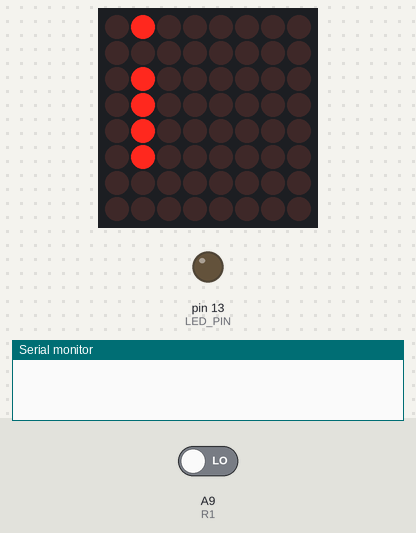
Bench run of a program on a simulated Teensy 3. Shown: 8×8 LED matrix, output pins drawn as LEDs (lit = HIGH), the last lines printed to the serial monitor. Inputs (shaded band) come from the test bench; at power-on: A9 (R1) LOW. MIDI output is not drawn; pins used as bus, display or sensor lines are not drawn.

Above: at 1.0 s.
2.3 s: A9 (R1) driven HIGH
At 2.7 s:
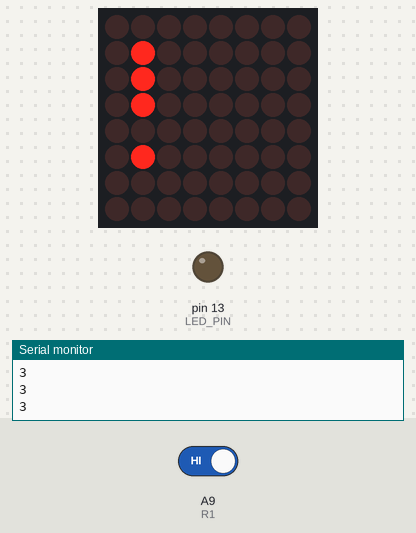
3.8 s: A9 (R1) driven LOW
At 4.7 s:
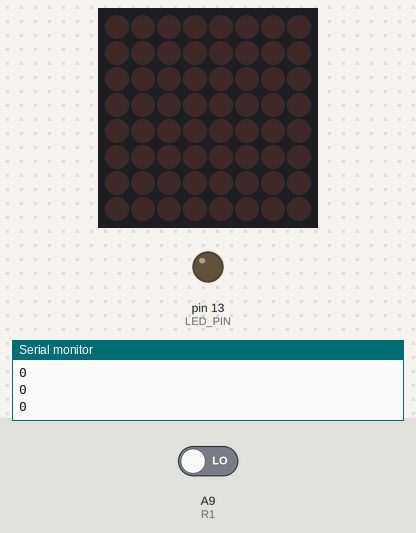
5.3 s: A9 (R1) driven HIGH
At 5.31 s:
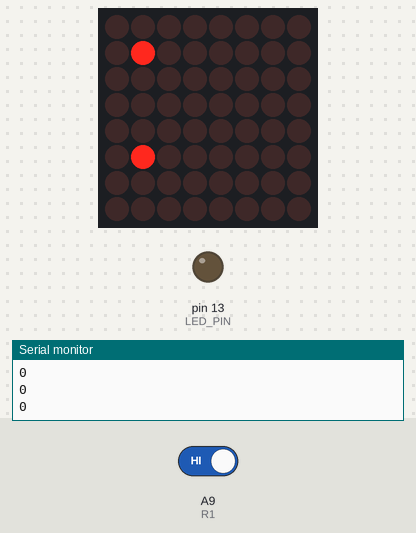
Timing chart, 0 to 8.3 s (numbered marks = the images above; inputs shaded):
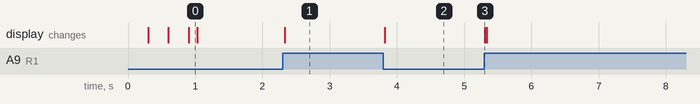

The program:

main.cpp
```cpp
#include <Arduino.h>
#include <Bounce.h>
#include <MIDI.h>
#include <Encoder.h>
//#include <MIDIcontroller.h>
#include <LedControl.h>
// #include <usb_midi.h>

/* pin descriptions
0/Rx1     MIDI_In
5/Tx1     MIDI_Out
7         SPI_MOSI
14        SPI_SCK
31        MAX_CS
23        R1
6         C1
8         C2
12        C3
26        C4
27        C5
28        C6
30/A20    FSR
 */

/* Define Keyboard Matrix */
#define R1 23
#define C1 6
#define C2 8
#define C3 12
#define C4 26
#define C5 27
#define C6 28

/* Define Debounce for KB */
#define KEY_HELD_DELAY 10 // bounce counts
#define BOUNCE_TIME 5 // milliseconds

/* INITIALIZE HW MIDI */
MIDI_CREATE_INSTANCE(HardwareSerial, Serial1, MIDI);
const int MIDI_NOTES[4][6] = {{0, 0, 60, 62, 64, 65},
                              {0, 0, 67, 69, 71, 72},
                              {0, 0, 74, 76, 77, 79},
                              {0, 0, 81, 83, 84, 86}}; // first 2 keys are modifiers
//const int MIDI_CCS[2][6] = {{0, 0, 60, 62, 64, 65}, {0, 0, 67, 69, 71, 72}};
const int MODIFIER_VALS[6] = {1,2,0,0,0,0};
int mod = 0;

/* INITIALIZE KEYPAD */
const byte ROWS = 1; //1 rows
const byte COLS = 6; //6 columns
const char KEYS[ROWS][COLS] = {{'1', '2', '3', '4', '5', '6'}};
const byte ROW_PINS[ROWS] = {R1};                   //connect to the row pinouts of the keypad
const byte COL_PINS[COLS] = {C1,C2,C3,C4,C5,C6}; //connect to the column pinouts of the keypad
bool keyPressed[6] = {false};
int keyPrev[6] = {0};

/* INTIALIZE ARDUINO LED */
static const unsigned LED_PIN = 13; // LED pin on Arduino Uno

/* INITIALIZE MAX7221 LED CONTROLLER (DIN_pin, CLK_pin, LOAD_pin, number_of_chips) */
LedControl backlight = LedControl(7, 14, 31, 1);
const int LEDS[6] = {0, 4, 2, 3, 5, 1}; // LED Order 0,4,2,3,5,1

void keyScan() /* Scan for pressed KEYS */
{
        for (int i = 0; i < COLS; i++)
        {
                digitalWrite(COL_PINS[i], LOW); // set all COL_PINS low
        }

        for (int i = 0; i < COLS; i++) //KEYScan
        {
                digitalWrite(COL_PINS[i], HIGH); // Set colPin we are looking for high
                if (i > 0) digitalWrite(COL_PINS[i - 1], LOW); // Set previous colPin back low
                delay(BOUNCE_TIME); // Debounce: wait for electrons to settle
                if (digitalRead(R1))    keyPressed[i] = true; // if R1, current col pressed
                else keyPressed[i] = false;
        }
}

void ledTest()  /* Fancy LED tricks */
{
        for(int i = 0; i < 6; i++){
                backlight.setLed(0,LEDS[i],1,true);
                delay(25);
        }
        for (int i = 1; i < 16; i++)
        {
                backlight.setIntensity(0, i);
                delay(25);
        }
        for (int i = 1; i < 16; i++)
        {
                backlight.setIntensity(0, 16 - i);
                delay(25);
        }
        for(int i = 0; i < 6; i++){
                backlight.setLed(0,LEDS[5-i],1,false);
                delay(25);
        }
}

void setup()
{
        /* MIDI Setup */
        Serial1.setTX(5);
        MIDI.begin();
        usbMIDI.begin();

        /* MAX7221 Setup */
        backlight.shutdown(0, false); // take Max7221 out of shutdown mode
        backlight.setIntensity(0, 16); // set Max7221 to max brightness
        pinMode(LED_PIN, OUTPUT);
        Serial.begin(9600);

        for (int i = 0; i < 6; i++)
        {
                pinMode(COL_PINS[i], OUTPUT);
        }
        pinMode(R1, INPUT_PULLDOWN);
        ledTest();
}

void loop()
{
        mod = 0;
        keyScan();
        for(int i = 0; i < COLS; i++){ // figure out which modifiers are active
               if(keyPressed[i]) mod += MODIFIER_VALS[i];
        }
        Serial.println(mod);

        for (int i = 2; i < COLS; i++)
        {
                if (keyPressed[i]) { // if key was pressed
                       backlight.setLed(0, LEDS[i], 1, true);
                        if(!keyPrev[i]) { // if key pressed for first time send note on
                                usbMIDI.sendNoteOn(MIDI_NOTES[mod][i], 99, 1);  // 61 = C#4
                                MIDI.sendNoteOn(MIDI_NOTES[mod][i], 99, 1);  // 61 = C#4
                                // if(!keyPrev[i] | (keyPrev[i] > KEY_HELD_DELAY)) Keyboard.print(KEYS[0][i]);
                        }
                        keyPrev[i]++;
                }
                else { // if key not pressed
                        if(keyPrev[i]) { // if previously pressed, sent note off for all notes on key
                                for(int j = 0; j < 3; j++){
                                        usbMIDI.sendNoteOff(MIDI_NOTES[j][i], 0, 1);
                                        MIDI.sendNoteOff(MIDI_NOTES[j][i], 0, 1);
                                }
                                keyPrev[i] = 0;
                        }
                        backlight.setLed(0, LEDS[i], 1, false);
                }
        }
} // End loop  
```

Measured:
- after the input at 2.3 s, the display: changes at once (image 1)
- after the input at 3.8 s, the display: changes at once (image 2)
- after the input at 5.3 s, the display: changes at once (image 3)
